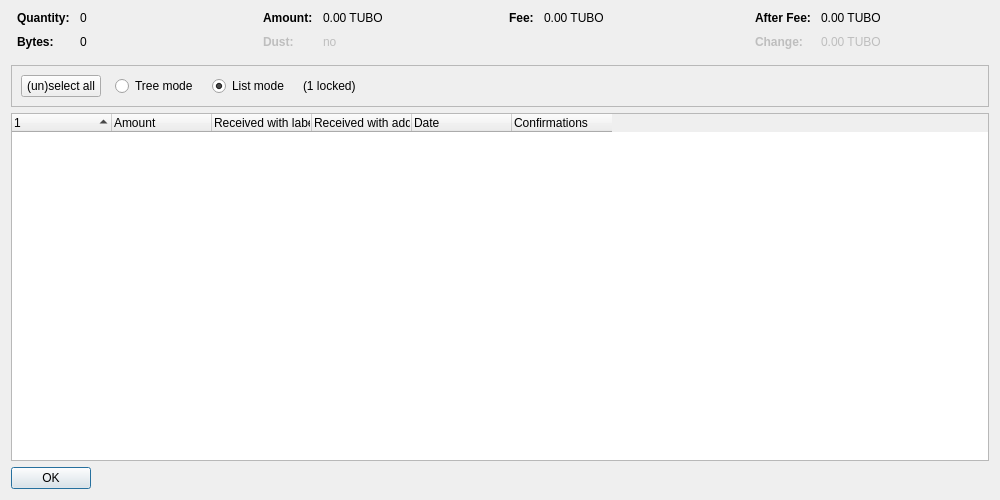
<?xml version="1.0" encoding="UTF-8"?>
<ui version="4.0">
 <class>CoinControlDialog</class>
 <widget class="QDialog" name="CoinControlDialog">
  <property name="geometry">
   <rect>
    <x>0</x>
    <y>0</y>
    <width>1000</width>
    <height>500</height>
   </rect>
  </property>
  <property name="windowTitle">
   <string>Coin Selection</string>
  </property>
  <layout class="QVBoxLayout" name="verticalLayout">
   <item>
    <layout class="QHBoxLayout" name="horizontalLayoutTop" stretch="0,0,0,0">
     <property name="topMargin">
      <number>0</number>
     </property>
     <property name="bottomMargin">
      <number>10</number>
     </property>
     <item>
      <layout class="QFormLayout" name="formLayoutCoinControl1">
       <property name="horizontalSpacing">
        <number>10</number>
       </property>
       <property name="verticalSpacing">
        <number>10</number>
       </property>
       <property name="leftMargin">
        <number>6</number>
       </property>
       <property name="rightMargin">
        <number>6</number>
       </property>
       <item row="0" column="0">
        <widget class="QLabel" name="labelCoinControlQuantityText">
         <property name="font">
          <font>
           <weight>75</weight>
           <bold>true</bold>
          </font>
         </property>
         <property name="text">
          <string>Quantity:</string>
         </property>
        </widget>
       </item>
       <item row="0" column="1">
        <widget class="QLabel" name="labelCoinControlQuantity">
         <property name="cursor">
          <cursorShape>IBeamCursor</cursorShape>
         </property>
         <property name="contextMenuPolicy">
          <enum>Qt::ActionsContextMenu</enum>
         </property>
         <property name="text">
          <string notr="true">0</string>
         </property>
         <property name="textInteractionFlags">
          <set>Qt::LinksAccessibleByMouse|Qt::TextSelectableByKeyboard|Qt::TextSelectableByMouse</set>
         </property>
        </widget>
       </item>
       <item row="1" column="0">
        <widget class="QLabel" name="labelCoinControlBytesText">
         <property name="font">
          <font>
           <weight>75</weight>
           <bold>true</bold>
          </font>
         </property>
         <property name="text">
          <string>Bytes:</string>
         </property>
        </widget>
       </item>
       <item row="1" column="1">
        <widget class="QLabel" name="labelCoinControlBytes">
         <property name="cursor">
          <cursorShape>IBeamCursor</cursorShape>
         </property>
         <property name="contextMenuPolicy">
          <enum>Qt::ActionsContextMenu</enum>
         </property>
         <property name="text">
          <string notr="true">0</string>
         </property>
         <property name="textInteractionFlags">
          <set>Qt::LinksAccessibleByMouse|Qt::TextSelectableByKeyboard|Qt::TextSelectableByMouse</set>
         </property>
        </widget>
       </item>
      </layout>
     </item>
     <item>
      <layout class="QFormLayout" name="formLayoutCoinControl2">
       <property name="horizontalSpacing">
        <number>10</number>
       </property>
       <property name="verticalSpacing">
        <number>10</number>
       </property>
       <property name="leftMargin">
        <number>6</number>
       </property>
       <property name="rightMargin">
        <number>6</number>
       </property>
       <item row="0" column="0">
        <widget class="QLabel" name="labelCoinControlAmountText">
         <property name="font">
          <font>
           <weight>75</weight>
           <bold>true</bold>
          </font>
         </property>
         <property name="text">
          <string>Amount:</string>
         </property>
        </widget>
       </item>
       <item row="0" column="1">
        <widget class="QLabel" name="labelCoinControlAmount">
         <property name="cursor">
          <cursorShape>IBeamCursor</cursorShape>
         </property>
         <property name="contextMenuPolicy">
          <enum>Qt::ActionsContextMenu</enum>
         </property>
         <property name="text">
          <string notr="true">0.00 TUBO</string>
         </property>
         <property name="textInteractionFlags">
          <set>Qt::LinksAccessibleByMouse|Qt::TextSelectableByKeyboard|Qt::TextSelectableByMouse</set>
         </property>
        </widget>
       </item>
       <item row="1" column="0">
        <widget class="QLabel" name="labelCoinControlLowOutputText">
         <property name="enabled">
          <bool>false</bool>
         </property>
         <property name="font">
          <font>
           <weight>75</weight>
           <bold>true</bold>
          </font>
         </property>
         <property name="text">
          <string>Dust:</string>
         </property>
        </widget>
       </item>
       <item row="1" column="1">
        <widget class="QLabel" name="labelCoinControlLowOutput">
         <property name="enabled">
          <bool>false</bool>
         </property>
         <property name="cursor">
          <cursorShape>IBeamCursor</cursorShape>
         </property>
         <property name="contextMenuPolicy">
          <enum>Qt::ActionsContextMenu</enum>
         </property>
         <property name="text">
          <string notr="true">no</string>
         </property>
         <property name="textInteractionFlags">
          <set>Qt::LinksAccessibleByMouse|Qt::TextSelectableByKeyboard|Qt::TextSelectableByMouse</set>
         </property>
        </widget>
       </item>
      </layout>
     </item>
     <item>
      <layout class="QFormLayout" name="formLayoutCoinControl3">
       <property name="horizontalSpacing">
        <number>10</number>
       </property>
       <property name="verticalSpacing">
        <number>10</number>
       </property>
       <property name="leftMargin">
        <number>6</number>
       </property>
       <property name="rightMargin">
        <number>6</number>
       </property>
       <item row="0" column="0">
        <widget class="QLabel" name="labelCoinControlFeeText">
         <property name="font">
          <font>
           <weight>75</weight>
           <bold>true</bold>
          </font>
         </property>
         <property name="text">
          <string>Fee:</string>
         </property>
        </widget>
       </item>
       <item row="0" column="1">
        <widget class="QLabel" name="labelCoinControlFee">
         <property name="cursor">
          <cursorShape>IBeamCursor</cursorShape>
         </property>
         <property name="contextMenuPolicy">
          <enum>Qt::ActionsContextMenu</enum>
         </property>
         <property name="text">
          <string notr="true">0.00 TUBO</string>
         </property>
         <property name="textInteractionFlags">
          <set>Qt::LinksAccessibleByMouse|Qt::TextSelectableByKeyboard|Qt::TextSelectableByMouse</set>
         </property>
        </widget>
       </item>
      </layout>
     </item>
     <item>
      <layout class="QFormLayout" name="formLayoutCoinControl4">
       <property name="horizontalSpacing">
        <number>10</number>
       </property>
       <property name="verticalSpacing">
        <number>10</number>
       </property>
       <property name="leftMargin">
        <number>6</number>
       </property>
       <property name="rightMargin">
        <number>6</number>
       </property>
       <item row="0" column="0">
        <widget class="QLabel" name="labelCoinControlAfterFeeText">
         <property name="font">
          <font>
           <weight>75</weight>
           <bold>true</bold>
          </font>
         </property>
         <property name="text">
          <string>After Fee:</string>
         </property>
        </widget>
       </item>
       <item row="0" column="1">
        <widget class="QLabel" name="labelCoinControlAfterFee">
         <property name="cursor">
          <cursorShape>IBeamCursor</cursorShape>
         </property>
         <property name="contextMenuPolicy">
          <enum>Qt::ActionsContextMenu</enum>
         </property>
         <property name="text">
          <string notr="true">0.00 TUBO</string>
         </property>
         <property name="textInteractionFlags">
          <set>Qt::LinksAccessibleByMouse|Qt::TextSelectableByKeyboard|Qt::TextSelectableByMouse</set>
         </property>
        </widget>
       </item>
       <item row="1" column="0">
        <widget class="QLabel" name="labelCoinControlChangeText">
         <property name="enabled">
          <bool>false</bool>
         </property>
         <property name="font">
          <font>
           <weight>75</weight>
           <bold>true</bold>
          </font>
         </property>
         <property name="text">
          <string>Change:</string>
         </property>
        </widget>
       </item>
       <item row="1" column="1">
        <widget class="QLabel" name="labelCoinControlChange">
         <property name="enabled">
          <bool>false</bool>
         </property>
         <property name="cursor">
          <cursorShape>IBeamCursor</cursorShape>
         </property>
         <property name="contextMenuPolicy">
          <enum>Qt::ActionsContextMenu</enum>
         </property>
         <property name="text">
          <string notr="true">0.00 TUBO</string>
         </property>
         <property name="textInteractionFlags">
          <set>Qt::LinksAccessibleByMouse|Qt::TextSelectableByKeyboard|Qt::TextSelectableByMouse</set>
         </property>
        </widget>
       </item>
      </layout>
     </item>
    </layout>
   </item>
   <item>
    <widget class="QFrame" name="frame">
     <property name="minimumSize">
      <size>
       <width>0</width>
       <height>40</height>
      </size>
     </property>
     <property name="frameShape">
      <enum>QFrame::StyledPanel</enum>
     </property>
     <property name="frameShadow">
      <enum>QFrame::Sunken</enum>
     </property>
     <layout class="QHBoxLayout" name="horizontalLayout">
      <item>
       <layout class="QHBoxLayout" name="horizontalLayoutPanel" stretch="0,0,0,0,0">
        <property name="spacing">
         <number>14</number>
        </property>
        <item>
         <widget class="QPushButton" name="pushButtonSelectAll">
          <property name="sizePolicy">
           <sizepolicy hsizetype="Maximum" vsizetype="Fixed">
            <horstretch>0</horstretch>
            <verstretch>0</verstretch>
           </sizepolicy>
          </property>
          <property name="text">
           <string>(un)select all</string>
          </property>
          <property name="autoDefault">
           <bool>false</bool>
          </property>
         </widget>
        </item>
        <item>
         <widget class="QRadioButton" name="radioTreeMode">
          <property name="sizePolicy">
           <sizepolicy hsizetype="Maximum" vsizetype="Fixed">
            <horstretch>0</horstretch>
            <verstretch>0</verstretch>
           </sizepolicy>
          </property>
          <property name="text">
           <string>Tree mode</string>
          </property>
         </widget>
        </item>
        <item>
         <widget class="QRadioButton" name="radioListMode">
          <property name="sizePolicy">
           <sizepolicy hsizetype="Maximum" vsizetype="Fixed">
            <horstretch>0</horstretch>
            <verstretch>0</verstretch>
           </sizepolicy>
          </property>
          <property name="text">
           <string>List mode</string>
          </property>
          <property name="checked">
           <bool>true</bool>
          </property>
         </widget>
        </item>
        <item>
         <widget class="QLabel" name="labelLocked">
          <property name="text">
           <string notr="true">(1 locked)</string>
          </property>
         </widget>
        </item>
        <item>
         <spacer name="horizontalSpacer">
          <property name="orientation">
           <enum>Qt::Horizontal</enum>
          </property>
          <property name="sizeHint" stdset="0">
           <size>
            <width>40</width>
            <height>20</height>
           </size>
          </property>
         </spacer>
        </item>
       </layout>
      </item>
     </layout>
    </widget>
   </item>
   <item>
    <widget class="CoinControlTreeWidget" name="treeWidget">
     <property name="contextMenuPolicy">
      <enum>Qt::CustomContextMenu</enum>
     </property>
     <property name="sortingEnabled">
      <bool>false</bool>
     </property>
     <property name="columnCount">
      <number>6</number>
     </property>
     <attribute name="headerShowSortIndicator" stdset="0">
      <bool>true</bool>
     </attribute>
     <attribute name="headerStretchLastSection">
      <bool>false</bool>
     </attribute>
     <column>
      <property name="text">
       <string/>
      </property>
     </column>
     <column>
      <property name="text">
       <string>Amount</string>
      </property>
     </column>
     <column>
      <property name="text">
       <string>Received with label</string>
      </property>
     </column>
     <column>
      <property name="text">
       <string>Received with address</string>
      </property>
     </column>
     <column>
      <property name="text">
       <string>Date</string>
      </property>
     </column>
     <column>
      <property name="text">
       <string>Confirmations</string>
      </property>
      <property name="toolTip">
       <string>Confirmed</string>
      </property>
     </column>
     <column>
      <property name="text">
       <string/>
      </property>
     </column>
     <column>
      <property name="text">
       <string/>
      </property>
     </column>
     <column>
      <property name="text">
       <string/>
      </property>
     </column>
     <column>
      <property name="text">
       <string/>
      </property>
     </column>
    </widget>
   </item>
   <item>
    <widget class="QDialogButtonBox" name="buttonBox">
     <property name="sizePolicy">
      <sizepolicy hsizetype="Maximum" vsizetype="Fixed">
       <horstretch>0</horstretch>
       <verstretch>0</verstretch>
      </sizepolicy>
     </property>
     <property name="orientation">
      <enum>Qt::Horizontal</enum>
     </property>
     <property name="standardButtons">
      <set>QDialogButtonBox::Ok</set>
     </property>
    </widget>
   </item>
  </layout>
 </widget>
 <customwidgets>
  <customwidget>
   <class>CoinControlTreeWidget</class>
   <extends>QTreeWidget</extends>
   <header>qt/coincontroltreewidget.h</header>
  </customwidget>
 </customwidgets>
 <resources/>
 <connections/>
</ui>
